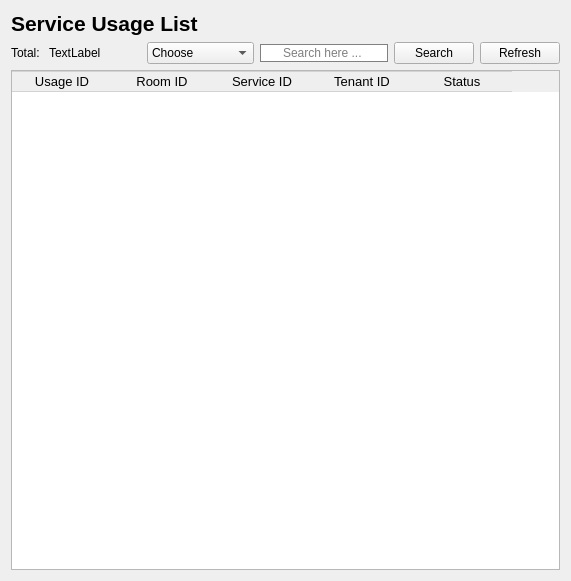
           <widget class="QWidget" name="page_5">
            <layout class="QVBoxLayout" name="verticalLayout_9">
             <item>
              <layout class="QHBoxLayout" name="horizontalLayout_27">
               <item>
                <widget class="QLabel" name="label_18">
                 <property name="font">
                  <font>
                   <pointsize>16</pointsize>
                   <bold>true</bold>
                  </font>
                 </property>
                 <property name="text">
                  <string>Service Usage List</string>
                 </property>
                </widget>
               </item>
               <item>
                <spacer name="horizontalSpacer_19">
                 <property name="orientation">
                  <enum>Qt::Orientation::Horizontal</enum>
                 </property>
                 <property name="sizeHint" stdset="0">
                  <size>
                   <width>40</width>
                   <height>20</height>
                  </size>
                 </property>
                </spacer>
               </item>
              </layout>
             </item>
             <item>
              <layout class="QHBoxLayout" name="horizontalLayout_28">
               <item>
                <layout class="QHBoxLayout" name="horizontalLayout_29">
                 <item>
                  <widget class="QLabel" name="label_19">
                   <property name="text">
                    <string>Total: </string>
                   </property>
                  </widget>
                 </item>
                 <item>
                  <widget class="QLabel" name="totalserviceUsage">
                   <property name="text">
                    <string>TextLabel</string>
                   </property>
                  </widget>
                 </item>
                </layout>
               </item>
               <item>
                <spacer name="horizontalSpacer_20">
                 <property name="orientation">
                  <enum>Qt::Orientation::Horizontal</enum>
                 </property>
                 <property name="sizeHint" stdset="0">
                  <size>
                   <width>40</width>
                   <height>20</height>
                  </size>
                 </property>
                </spacer>
               </item>
               <item>
                <widget class="QComboBox" name="CBSSUsage">
                 <item>
                  <property name="text">
                   <string>Choose</string>
                  </property>
                 </item>
                 <item>
                  <property name="text">
                   <string>Service ID</string>
                  </property>
                 </item>
                 <item>
                  <property name="text">
                   <string>Service Name</string>
                  </property>
                 </item>
                 <item>
                  <property name="text">
                   <string/>
                  </property>
                 </item>
                </widget>
               </item>
               <item>
                <widget class="QLineEdit" name="LineEditSearchSerUsage">
                 <property name="styleSheet">
                  <string notr="true">QLineEdit{
padding-left:20px;
border: 1px solid gray;
border-radius: 10px;
}</string>
                 </property>
                 <property name="placeholderText">
                  <string>Search here ...</string>
                 </property>
                </widget>
               </item>
               <item>
                <widget class="QPushButton" name="searchSerUsage">
                 <property name="text">
                  <string>Search</string>
                 </property>
                 <property name="icon">
                  <iconset resource="Icon.qrc">
                   <normaloff>:/new/prefix1/Resources/loupe.png</normaloff>:/new/prefix1/Resources/loupe.png</iconset>
                 </property>
                 <property name="checkable">
                  <bool>false</bool>
                 </property>
                </widget>
               </item>
               <item>
                <widget class="QPushButton" name="RefbtnSer_3">
                 <property name="text">
                  <string>Refresh</string>
                 </property>
                 <property name="icon">
                  <iconset resource="Icon.qrc">
                   <normaloff>:/new/prefix1/Resources/reload.png</normaloff>:/new/prefix1/Resources/reload.png</iconset>
                 </property>
                </widget>
               </item>
              </layout>
             </item>
             <item>
              <widget class="QTableWidget" name="SerUsageTable">
               <property name="minimumSize">
                <size>
                 <width>0</width>
                 <height>500</height>
                </size>
               </property>
               <property name="font">
                <font>
                 <pointsize>10</pointsize>
                </font>
               </property>
               <property name="styleSheet">
                <string notr="true">QPushButton{
	 border: none;
}
QTableWidget::item {
       border-right: none;
       border-left: none;
       border-bottom: 1px solid #D3D3D3;
}
QHeaderView::section {
       border: 1px solid #D3D3D3; 
       border-right: none;      
       border-left: none;       
}</string>
               </property>
               <property name="editTriggers">
                <set>QAbstractItemView::EditTrigger::NoEditTriggers</set>
               </property>
               <property name="alternatingRowColors">
                <bool>true</bool>
               </property>
               <property name="selectionMode">
                <enum>QAbstractItemView::SelectionMode::NoSelection</enum>
               </property>
               <property name="showGrid">
                <bool>false</bool>
               </property>
               <attribute name="horizontalHeaderVisible">
                <bool>true</bool>
               </attribute>
               <attribute name="horizontalHeaderCascadingSectionResizes">
                <bool>false</bool>
               </attribute>
               <attribute name="horizontalHeaderHighlightSections">
                <bool>true</bool>
               </attribute>
               <attribute name="horizontalHeaderShowSortIndicator" stdset="0">
                <bool>false</bool>
               </attribute>
               <attribute name="horizontalHeaderStretchLastSection">
                <bool>false</bool>
               </attribute>
               <column>
                <property name="text">
                 <string>Usage ID</string>
                </property>
                <property name="font">
                 <font>
                  <pointsize>10</pointsize>
                 </font>
                </property>
               </column>
               <column>
                <property name="text">
                 <string>Room ID</string>
                </property>
                <property name="font">
                 <font>
                  <pointsize>10</pointsize>
                 </font>
                </property>
               </column>
               <column>
                <property name="text">
                 <string>Service ID</string>
                </property>
                <property name="font">
                 <font>
                  <pointsize>10</pointsize>
                 </font>
                </property>
               </column>
               <column>
                <property name="text">
                 <string>Tenant ID</string>
                </property>
                <property name="font">
                 <font>
                  <pointsize>10</pointsize>
                 </font>
                </property>
               </column>
               <column>
                <property name="text">
                 <string>Status</string>
                </property>
               </column>
              </widget>
             </item>
            </layout>
           </widget>
